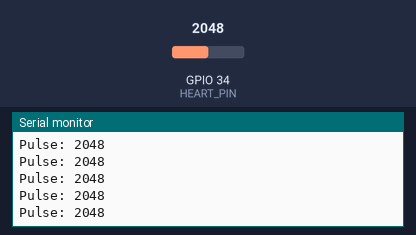
This sketch was run on a simulated ESP32. Shown: the last lines printed to the serial monitor. The inputs (shaded band) are chosen by the test bench; at power-on: GPIO 34 (HEART_PIN) = 2048.

Above: at 1.2 s.
1.3 s: GPIO 34 (HEART_PIN) set to 2866
At 2.4 s:
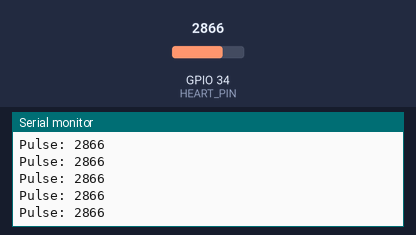
2.8 s: GPIO 34 (HEART_PIN) set to 3603
At 3.7 s:
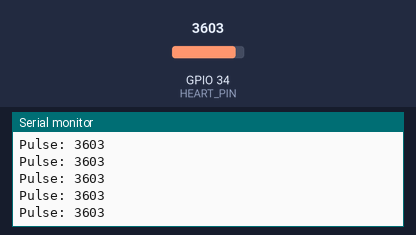
Timing chart, 0 to 5.8 s (numbered marks = the images above; inputs shaded):
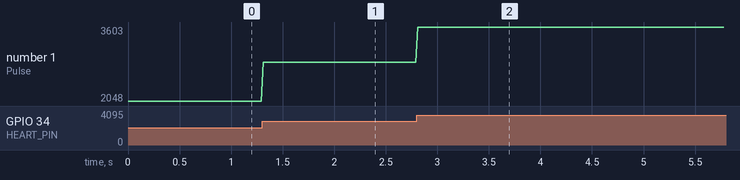

Measured:
- after the input at 1.3 s, the serial monitor: prints a new line at once (image 1)
- after the input at 2.8 s, the serial monitor: prints a new line at once (image 2)
- plotted number 1: 2048 → 2866 after the input at 1.3 s, 2866 → 3603 after the input at 2.8 s

The sketch:

heart_rate.ino
```cpp
#include <Arduino.h>

const int HEART_PIN = 34;

void setup()
{
    Serial.begin(115200);
}

void loop()
{
    int pulseValue = analogRead(HEART_PIN);

    Serial.print("Pulse: ");
    Serial.println(pulseValue);

    delay(20);
}
```
